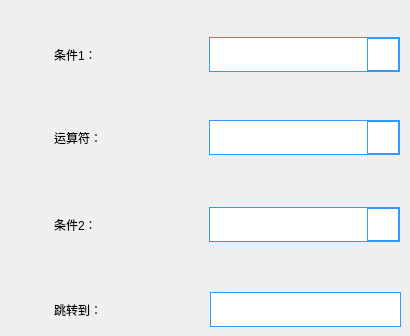
    <widget class="QWidget" name="page_6">
     <widget class="QComboBox" name="comboBox_condition1">
      <property name="geometry">
       <rect>
        <x>209</x>
        <y>37</y>
        <width>191</width>
        <height>35</height>
       </rect>
      </property>
      <property name="focusPolicy">
       <enum>Qt::NoFocus</enum>
      </property>
      <property name="styleSheet">
       <string notr="true">QComboBox {
font: 14pt &quot;Arial&quot;;
border-width:1px; 
border-style:solid; 
border-color:rgb(51, 153, 255); 
margin-top: 0ex;
}
QComboBox::drop-down {
width:30px; 
border-width:1px; 
border-style:solid; 
border-color:rgb(51, 153, 255); 
}
QComboBox::down-arrow {
image: url(:/LCD_CS351/LCD_CS351/logo/arrow.png);
}
QComboBox QAbstractItemView{
height:50px;
border: 1px solid rgb(51, 153, 255);
selection-background-color: rgb(51, 153, 255); 
}
QScrollBar:vertical{
width:30px;
border: 2px solid grey;
}
QComboBox QAbstractItemView::item{
height:20px;
}</string>
      </property>
      <property name="editable">
       <bool>false</bool>
      </property>
      <property name="maxVisibleItems">
       <number>10</number>
      </property>
     </widget>
     <widget class="QLabel" name="label_condition1">
      <property name="geometry">
       <rect>
        <x>54</x>
        <y>37</y>
        <width>121</width>
        <height>35</height>
       </rect>
      </property>
      <property name="styleSheet">
       <string notr="true">font: 14pt &quot;黑体&quot;;</string>
      </property>
      <property name="text">
       <string>条件1：</string>
      </property>
     </widget>
     <widget class="QLabel" name="label_operator">
      <property name="geometry">
       <rect>
        <x>54</x>
        <y>120</y>
        <width>121</width>
        <height>35</height>
       </rect>
      </property>
      <property name="styleSheet">
       <string notr="true">font: 14pt &quot;黑体&quot;;</string>
      </property>
      <property name="text">
       <string>运算符：</string>
      </property>
     </widget>
     <widget class="QComboBox" name="comboBox_operator">
      <property name="geometry">
       <rect>
        <x>209</x>
        <y>120</y>
        <width>191</width>
        <height>35</height>
       </rect>
      </property>
      <property name="focusPolicy">
       <enum>Qt::NoFocus</enum>
      </property>
      <property name="styleSheet">
       <string notr="true">QComboBox {
font: 14pt &quot;Arial&quot;;
border-width:1px; 
border-style:solid; 
border-color:rgb(51, 153, 255); 
margin-top: 0ex;
}
QComboBox::drop-down {
width:30px; 
border-width:1px; 
border-style:solid; 
border-color:rgb(51, 153, 255); 
}
QComboBox::down-arrow {
image: url(:/LCD_CS351/LCD_CS351/logo/arrow.png);
}
QComboBox QAbstractItemView{
height:50px;
border: 1px solid rgb(51, 153, 255);
selection-background-color: rgb(51, 153, 255); 
}
QScrollBar:vertical{
width:30px;
border: 2px solid grey;
}
QComboBox QAbstractItemView::item{
height:20px;
}</string>
      </property>
      <property name="editable">
       <bool>false</bool>
      </property>
      <property name="maxVisibleItems">
       <number>10</number>
      </property>
     </widget>
     <widget class="QLabel" name="label_condition2">
      <property name="geometry">
       <rect>
        <x>54</x>
        <y>207</y>
        <width>121</width>
        <height>35</height>
       </rect>
      </property>
      <property name="styleSheet">
       <string notr="true">font: 14pt &quot;黑体&quot;;</string>
      </property>
      <property name="text">
       <string>条件2：</string>
      </property>
     </widget>
     <widget class="QComboBox" name="comboBox_condition2">
      <property name="geometry">
       <rect>
        <x>209</x>
        <y>207</y>
        <width>191</width>
        <height>35</height>
       </rect>
      </property>
      <property name="focusPolicy">
       <enum>Qt::NoFocus</enum>
      </property>
      <property name="styleSheet">
       <string notr="true">QComboBox {
font: 14pt &quot;Arial&quot;;
border-width:1px; 
border-style:solid; 
border-color:rgb(51, 153, 255); 
margin-top: 0ex;
}
QComboBox::drop-down {
width:30px; 
border-width:1px; 
border-style:solid; 
border-color:rgb(51, 153, 255); 
}
QComboBox::down-arrow {
image: url(:/LCD_CS351/LCD_CS351/logo/arrow.png);
}
QComboBox QAbstractItemView{
height:50px;
border: 1px solid rgb(51, 153, 255);
selection-background-color: rgb(51, 153, 255); 
}
QScrollBar:vertical{
width:30px;
border: 2px solid grey;
}
QComboBox QAbstractItemView::item{
height:20px;
}</string>
      </property>
      <property name="editable">
       <bool>false</bool>
      </property>
      <property name="maxVisibleItems">
       <number>10</number>
      </property>
     </widget>
     <widget class="QLabel" name="label_jump">
      <property name="geometry">
       <rect>
        <x>54</x>
        <y>292</y>
        <width>121</width>
        <height>35</height>
       </rect>
      </property>
      <property name="styleSheet">
       <string notr="true">font: 14pt &quot;黑体&quot;;</string>
      </property>
      <property name="text">
       <string>跳转到：</string>
      </property>
     </widget>
     <widget class="QLineEdit" name="lineEdit_jump">
      <property name="geometry">
       <rect>
        <x>210</x>
        <y>292</y>
        <width>191</width>
        <height>35</height>
       </rect>
      </property>
      <property name="focusPolicy">
       <enum>Qt::ClickFocus</enum>
      </property>
      <property name="styleSheet">
       <string notr="true">font: 14pt &quot;黑体&quot;;
border-width:1px; 
border-style:solid; 
border-color:rgb(51, 153, 255); 
margin-top: 0ex;</string>
      </property>
      <property name="text">
       <string/>
      </property>
     </widget>
    </widget>
